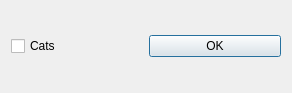
<?xml version="1.0" encoding="UTF-8"?>
<ui version="4.0">
 <class>Dialog</class>
 <widget class="QDialog" name="Dialog">
  <property name="geometry">
   <rect>
    <x>0</x>
    <y>0</y>
    <width>292</width>
    <height>93</height>
   </rect>
  </property>
  <property name="windowTitle">
   <string>Dialog</string>
  </property>
  <layout class="QHBoxLayout" name="horizontalLayout_2">
   <item>
    <layout class="QHBoxLayout" name="horizontalLayout">
     <item>
      <widget class="QCheckBox" name="checkBox">
       <property name="text">
        <string>Cats</string>
       </property>
      </widget>
     </item>
     <item>
      <widget class="QPushButton" name="ok">
       <property name="text">
        <string>OK</string>
       </property>
      </widget>
     </item>
    </layout>
   </item>
  </layout>
 </widget>
 <resources/>
 <connections/>
</ui>
